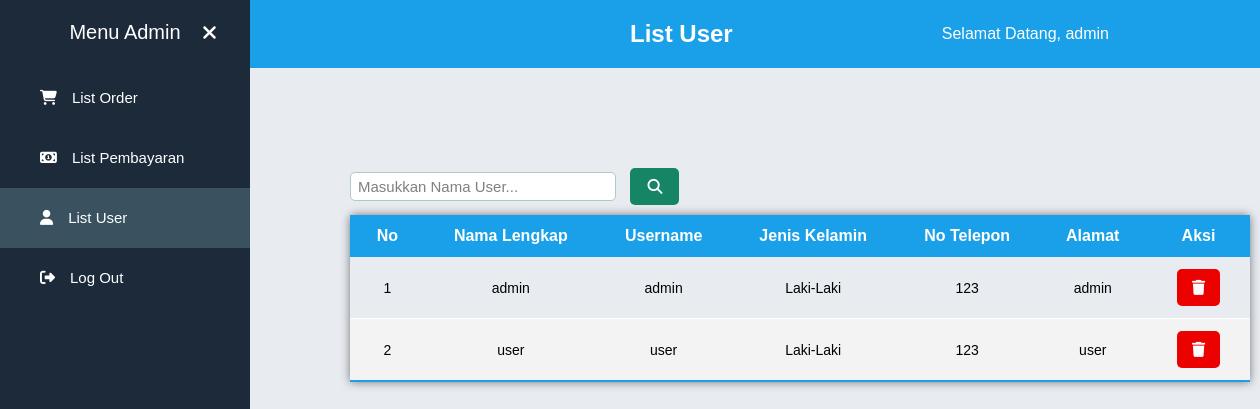
Screenshot of /php/adminUser.php with the database file from the repository.
### tables this page shows
CREATE TABLE `users` (
  `id_user` int(11) NOT NULL,
  `nama_lengkap` varchar(50) NOT NULL,
  `username` varchar(50) NOT NULL,
  `password` varchar(255) NOT NULL,
  `jenis_kelamin` enum('Laki-Laki','Perempuan') NOT NULL,
  `no_telepon` varchar(50) NOT NULL,
  `alamat` varchar(75) NOT NULL
);

### php/adminUser.php (the view, shortened to what this page needs)
<?php
require 'functions.php';
$result = mysqli_query($conn, "SELECT * FROM users");
?>
<!DOCTYPE html>
<html lang="en">
<head>
    <link rel="stylesheet" type="text/css" href="../css/style_adminUser.css">
</head>
<body>
    <label for="check">
        <i class="fa fa-times" aria-hidden="true" id="cancel"></i>
    </label>
    <div class="sidebar">
        <header>Menu Admin</header>
        <ul>
            <li><a href="adminOrder.php"><i class="fa fa-shopping-cart" aria-hidden="true"></i>List Order</a></li>
            <li><a href="adminPembayaran.php"><i class="fa fa-money" aria-hidden="true"></i>List Pembayaran</a></li>
            <li class="on"><a href="adminUser.php"><i class="fa fa-user" aria-hidden="true"></i>List User</a></li>
            <li><a href="logout.php"><i class="fa fa-sign-out" aria-hidden="true"></i>Log Out</a></li>
        </ul>
    </div>
    <header>
        <div class="container-header">
            <h2>List User</h2>
            <ul>
                <li>
                    <a>Selamat Datang, <?php error_reporting(0);
                                        echo $_SESSION["admin"]; ?> </a>
                </li>
            </ul>
        </div>
    </header>
    <div class="container-search">
        <form method="post" action="">
            <input type="text" name="keyword" placeholder="Masukkan Nama User..." autocomplete="off">
            <button type="submit" name="cari"><i class="fas fa-search"></i></button>
        </form>
    </div>
    <table class="content-table">
        <thead>
            <tr>
                <th>No</th>
                <th>Nama Lengkap</th>
                <th>Username</th>
                <th>Jenis Kelamin</th>
                <th>No Telepon</th>
                <th>Alamat</th>
                <th>Aksi</th>
            </tr>
        </thead>
        <tbody>
            <?php foreach ($result as $row) : ?>
                <tr>
                    <td><?php echo $row['id_user']; ?></td>
                    <td><?php echo $row['nama_lengkap']; ?></td>
                    <td><?php echo $row['username']; ?></td>
                    <td><?php echo $row['jenis_kelamin']; ?></td>
                    <td><?php echo $row['no_telepon']; ?></td>
                    <td><?php echo $row['alamat']; ?></td>
                    <td class="aksi"><a href="hapusUser.php?id_user=<?php echo $row['id_user']; ?>"><button class="hapus"><i class="fas fa-trash"></i></button></a></td>
                </tr>
            <?php endforeach; ?>
        </tbody>
    </table>
</body>
</html>

### css/style_adminUser.css (style rules this page uses)
* { padding: 0; margin: 0; font-family: sans-serif; }
a { color: inherit; text-decoration: none; }
body { background-color: #e8ebf0; }
.container-header { width: 80%; margin: 0 auto; }
.container-header::after { content: ""; display: block; clear: both; }
header { background-color: #1aa0e8; transition: all 0.5s; }
header h2 { float: left; padding-top: 20px; margin-left: 50%; color: #ffffff; }
header ul { float: right; }
header ul li { display: inline-block; }
header ul li a { padding: 25px; display: inline-block; color: #ffffff; }
label #btn, label #cancel { position: absolute; cursor: pointer; background: #1c2a3a; border-radius: 3px; padding: 5px 7px; }
label #cancel { z-index: 111; left: 195px; top: 18px; font-size: 20px; color: #ffffff; transition: all 0.5s; }
.sidebar { position: fixed; width: 250px; height: 100%; background: #1c2a3a; transition: all 0.5s ease; }
.sidebar header { font-size: 20px; color: #ffffff; text-align: center; line-height: 65px; background: #1c2a3a; user-select: none; padding-bottom: 3px; }
.sidebar ul li a { height: 100%; width: 100%; line-height: 60px; font-size: 15px; color: #ffffff; padding-left: 40px; transition: 0.4s; }
.sidebar ul a i { margin-right: 15px; }
.on { background-color: #3a5260; }
.container-search { display: flex; margin-top: 100px; margin-left: 350px; transition: all 0.5s; }
.container-search input { outline: none; border: 1px solid #b0cac7; font-size: 15px; padding: 5px 7px; transition: all 0.5s; border-radius: 5px; width: 250px; }
.container-search input::placeholder { color: rgba(0, 0, 0, 0.5); }
.container-search button { border: none; outline: none; transition: all 0.5s; background: #158467; padding: 10px 17px; margin-left: 10px; font-size: 15px; font-weight: bold; border-radius: 5px; color: #ffffff; }
.content-table { border-collapse: collapse; font-size: 16px; border-radius: 5px 5px 0 0; box-shadow: 0px 0px 10px rgba(0, 0, 0, 0.5); transition: all 0.5s; width: 900px; margin-left: 350px; margin-top: 10px; }
.content-table thead tr { background-color: #1aa0e8; color: #ffffff; text-align: center; font-weight: bold; }
.content-table th, .content-table td { padding: 12px 25px; }
.content-table tbody tr .aksi { display: flex; }
.content-table tbody tr { border-bottom: 1px solid #ffffff; text-align: center; font-size: 14px; }
.content-table tbody tr:nth-of-type(even) { background-color: #f3f3f3; }
.content-table tbody tr:last-of-type { border-bottom: 2px solid #1aa0e8; }
.content-table tbody .update, .content-table tbody .hapus { border: none; outline: none; padding: 10px 15px 10px 15px; font-size: 15px; cursor: pointer; border-radius: 5px; color: #ffffff; font-weight: bold; }
.content-table tbody .hapus { background-color: #ec0101; margin-left: 5px; }

### rows the page displays
users: id_user "1", nama_lengkap "admin", username "admin", jenis_kelamin "Laki-Laki", no_telepon "123", alamat "admin"
users: id_user "2", nama_lengkap "user", username "user", jenis_kelamin "Laki-Laki", no_telepon "123", alamat "user"

### other values shown
$_SESSION["admin"] "admin"
